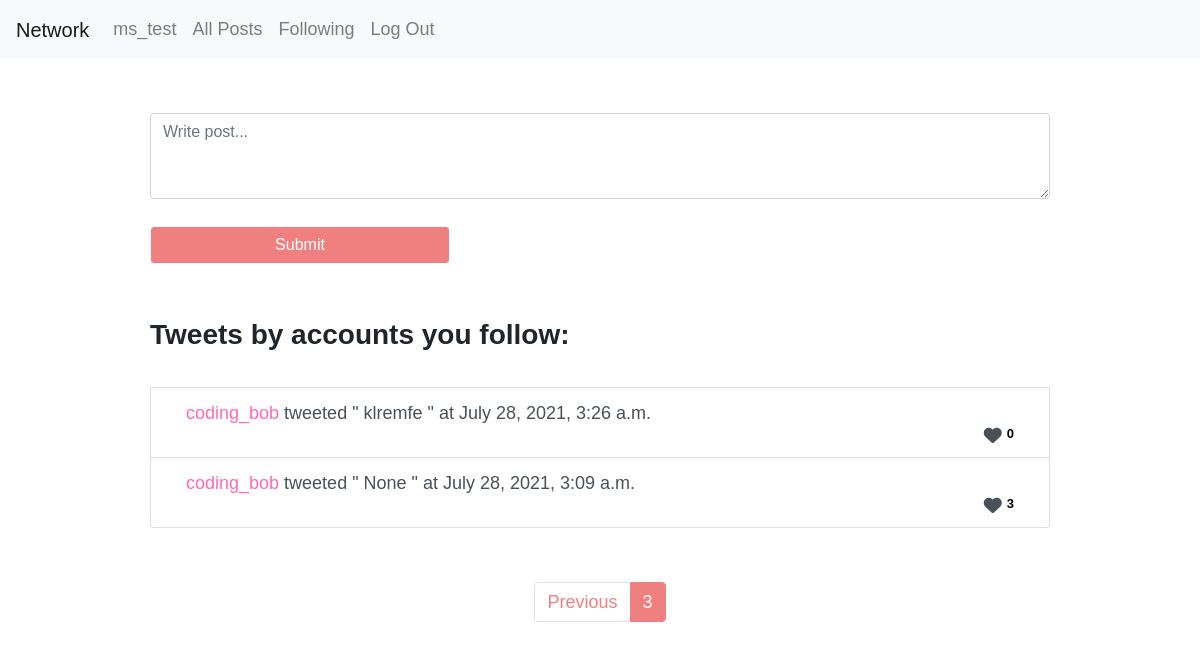
The page /following/?page=3 (signed in) on the database its author committed.
### network/models.py (models this page shows, shortened)
class User(AbstractUser):
    pass

class Post(models.Model):
    user = models.ForeignKey(User, on_delete=models.CASCADE, default=0)
    user_name = models.CharField(max_length=25, default="string", null=True, blank=True)
    post = models.CharField(max_length=1440, default='', null=True, blank=True)
    time_added = models.DateTimeField(max_length=64, default=datetime.now(timezone.utc))
    likes = models.IntegerField(default="0")

### network/views.py (the view)
# urls.py: path("following/", views.load_following, name="following"),
def load_following(request):
    flow = Follow.objects.filter(follower=request.user.id)
    following = flow.values_list('followee')
    following_list = []
    for i in following:
        fols = Post.objects.filter(user=i[0]).order_by('-time_added')
        followings = fols.values_list('id', 'user', 'user_name', 'post', 'time_added', 'likes')
        following_list.append(followings)
    new_list = []
    for sublist in following_list:
        for item in sublist:
            new_list.append(item)
    smem = Like.objects.filter(liker=request.user.id)
    smeg = smem.values_list('post')
    liked_posts = []
    for i in smeg:
        liked_posts.append(i[0])
    hello = new_list
    paginator = Paginator(hello, 10)
    page_number = request.GET.get('page', 2)
    page_obj = paginator.get_page(page_number)
    print(page_obj, ": page obj")
    return render(request, "network/following.html", {
        "page_obj": page_obj,
        "hello": hello,
        "following_list": following_list,
        "following": following,
        "liked_posts": liked_posts
    })

### network/templates/network/following.html (shortened to what this page needs)
{% extends "network/layout.html" %}
{% block body %}
{% if user.is_authenticated %}
<div style="padding-left: 150px; padding-right: 150px;">
   <br><br>
    <form method="POST" action="{% url 'submit' %}">
        <textarea class="form-control" rows="3" name="submitto" placeholder="Write post..." required></textarea><br>
        <button class="btn btn-light" type="submit">Submit</button></form>
        {% endif %}<br><br>
        <h3><b>Tweets by accounts you follow:</h3></b><br>
        {% if not following %}
        You don't follow anyone yet!
        {% else %}
        {% for i in page_obj %}
        <li class="list-group-item list-group-item-action"> <div class="container">
        <div id="divvo_{{ i.0 }}"><div class="tweeto_{{ i.0 }}"> <a href="{% url 'load_profile' i.1 %}"> {{ i.2 }} </a>tweeted " {{ i.3 }} " at {{ i.4 }} </div> </div>
        {% if user.is_authenticated and i.0 not in liked_posts %}
        <i class="fas fa-heart" id="authenticatedheart{{i.0}}"><div class="likes" id="likes{{i.0}}">   {{i.5}}</div> </i>
        {% elif i.0 in liked_posts %}
        <i class="fas fa-heart" id="authenticatedheart{{i.0}}" style="color:pink;"><div class="likes" id="likes{{i.0}}">   {{i.5}}</div> </i>
        {% else %}
        <i class="fas fa-heart" id="unauthenticatheart{{i.0}}"><div class="likes" id="likes{{i.0}}">   {{i.5}}</div> </i>
        {% endif %}
        {% endfor %}
        </li></div><br><br>
        {% endif %}
        {% endblock %}

### network/templates/network/layout.html (shortened to what this page needs)
{% load static %}
<!DOCTYPE html>
<html lang="en">
    <head>
        <link rel="stylesheet" href="https://stackpath.bootstrapcdn.com/bootstrap/4.4.1/css/bootstrap.min.css">
        <link href="{% static 'network/styles.css' %}" rel="stylesheet">
    </head>
    <body>
        <nav class="navbar navbar-expand-lg navbar-light bg-light">
            <a class="navbar-brand" href="#">Network</a>
            <div>
              <ul class="navbar-nav mr-auto">
                {% if user.is_authenticated %}
                    <li class="nav-item">
                        <a class="nav-link" href="{% url 'load_profile' user.id %}"><strong>{{ user.username }}</strong></a>
                    </li>
                {% endif %}
                <li class="nav-item">
                  <a class="nav-link" href="{% url 'index' %}">All Posts</a>
                </li>
                {% if user.is_authenticated %}
                    <li class="nav-item">
                        <a class="nav-link" href="{% url 'following' %}">Following</a>
                    </li>
                    <li class="nav-item">
                        <a class="nav-link" href="{% url 'logout' %}">Log Out</a>
                    </li>
                {% endif %}
              </ul>
            </div>
          </nav>
        <div class="body">
            {% block body %}
            {% endblock %}
           <div>
                <ul class="pagination justify-content-center">
                  {% if page_obj.has_previous %}
                  <li class="page-item">
                      <a class="page-link" href="?page={{ page_obj.previous_page_number }}">
                          Previous
                      </a>
                  </li>
                  {% endif %}
                  {% if page_obj.paginator.num_pages > 1 %}
                  {% for n in page_obj.paginator.page_range %}
                  {% if page_obj.number == n %}
                  <li class="page-item active">
                      <a class="page-link" href="?page={{ n }}">{{ n }}</a>
                  </li>
                  {% endif %}
                  {% endfor %}
                  {% endif %}
              </ul>
            </div>
        </div>
    </body>
</html>

### network/static/network/styles.css (style rules this page uses)
body { font-family: Arial, Helvetica, sans-serif; font-size: large; font-weight: 100 }
.list-group-item { display: flex; flex-direction: row; justify-content: space-between; }
.likes { font-family: Arial, Helvetica, sans-serif; color: black; float:right; font-size: small; text-align: right; margin-left: 5px; }
.fa-heart { float: right; text-align: right; }
.container { position: relative; }
.btn-light { background: lightcoral; width: 300px; color: white; }
a { color: hotpink; cursor: pointer; cursor: hand; }
.pagination > li > a { background-color: white; color: lightcoral; }
.pagination > .active > a { color: white; background-color: lightcoral !Important; border: solid 1px lightcoral !Important; }

### rows shown on the page
User: username "ms_test"
Post: user_name "coding_bob", post "klremfe", time_added "July 28, 2021, 3:26 a.m.", likes "0"
Post: user_name "coding_bob", i "None", time_added "July 28, 2021, 3:09 a.m.", likes "3"

### other values the page prints
{{ n }} "3"
